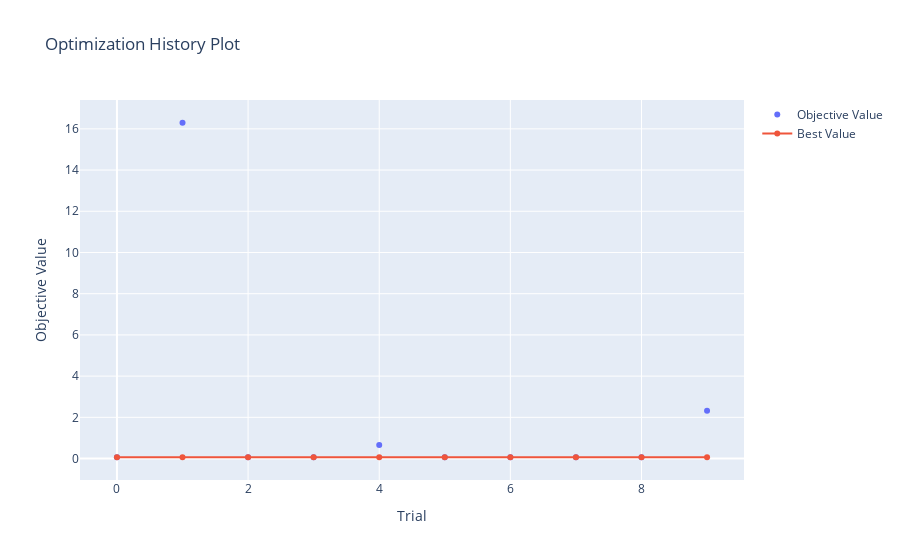

Source (notebook cell):
### Code cell
## Optimization plot

optuna.visualization.plot_optimization_history(find_params)

### Figure 1 — Plotly figure (JSON) as saved in the notebook; plotly's stock layout.template omitted (floating-point values rounded to 4 significant figures)
{"data": [{"mode": "markers", "name": "Objective Value", "type": "scatter", "x": [0, 1, 2, 3, 4, 5, 6, 7, 8, 9], "y": [0.06359, 16.3, 0.06293, 0.06281, 0.6576, 0.06359, 0.06359, 0.06288, 0.06359, 2.314]}, {"name": "Best Value", "type": "scatter", "x": [0, 1, 2, 3, 4, 5, 6, 7, 8, 9], "y": [0.06359, 0.06359, 0.06293, 0.06281, 0.06281, 0.06281, 0.06281, 0.06281, 0.06281, 0.06281]}], "layout": {"title": {"text": "Optimization History Plot"}, "xaxis": {"title": {"text": "Trial"}}, "yaxis": {"title": {"text": "Objective Value"}}}}
